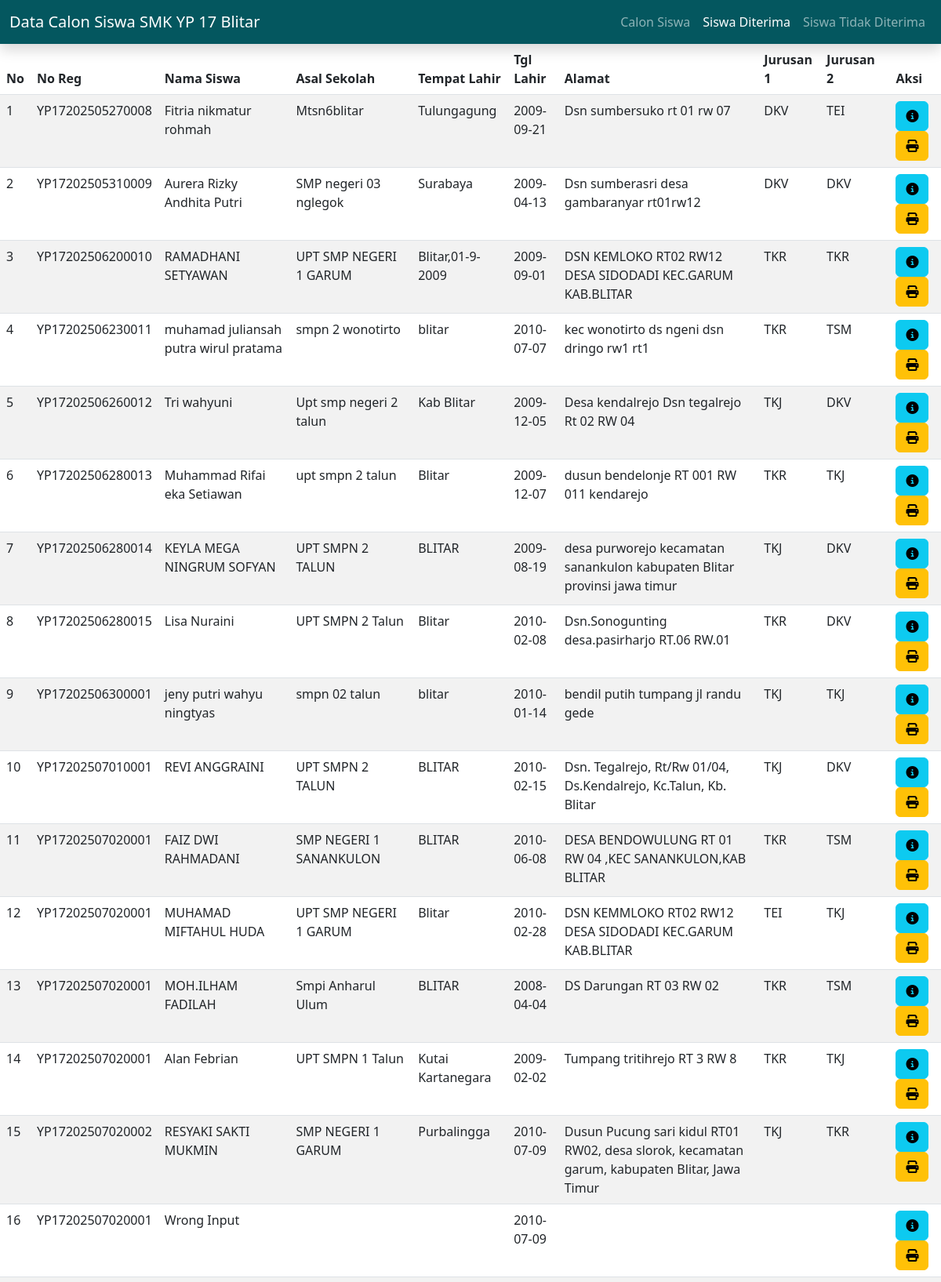
Screenshot of /ppdb/siswa_diterima.php (upper part) with the database file from the repository.
### tables this page shows
CREATE TABLE `tbl_siswa_verifikasi` (
  `id` int(11) NOT NULL,
  `nomor_registrasi` varchar(50) NOT NULL,
  `nama` varchar(250) NOT NULL,
  `asal` varchar(250) NOT NULL,
  `tempat_lahir` varchar(250) NOT NULL,
  `tgl_lahir` date NOT NULL,
  `alamat` varchar(500) NOT NULL,
  `no_hp` varchar(15) NOT NULL,
  `email` varchar(250) NOT NULL,
  `jurusan1` varchar(250) NOT NULL,
  `jurusan2` varchar(250) NOT NULL,
  `penerima_bantuan` varchar(250) NOT NULL,
  `nama_ayah` varchar(250) NOT NULL,
  `nama_ibu` varchar(250) NOT NULL,
  `tgl_daftar` datetime NOT NULL DEFAULT current_timestamp()
);

### ppdb/functions.php (called while the page is built, shortened)
<?php
$conn = mysqli_connect("localhost", "root", "", "dbsmkyp17");
function query($query)
{
    global $conn;
    $result = mysqli_query($conn, $query);
    $rows = [];
    while ($row = mysqli_fetch_assoc($result)) {
        $rows[] = $row;
    }
    return $rows;
}

### ppdb/siswa_diterima.php (the view, shortened to what this page needs)
<?php include "functions.php";
$siswa = query("SELECT * FROM tbl_siswa_verifikasi");
?>
<!DOCTYPE html>
<html lang="en">
<head>
    <link href="https://cdn.jsdelivr.net/npm/bootstrap@5.3.3/dist/css/bootstrap.min.css" rel="stylesheet">
    <link rel="stylesheet" href="../css/style.css">
    <link rel="stylesheet" href="https://cdnjs.cloudflare.com/ajax/libs/twitter-bootstrap/5.3.0/css/bootstrap.min.css">
    <link rel="stylesheet" href="https://cdn.datatables.net/2.1.8/css/dataTables.bootstrap5.css">
    <link rel="stylesheet" href="https://cdnjs.cloudflare.com/ajax/libs/font-awesome/6.4.0/css/all.min.css">
</head>
<body>
    <nav class="navbar navbar-expand-lg bg-navbar sticky-top shadow" data-bs-theme="dark">
        <div class="container-fluid">
            <a class="navbar-brand" href="#">Data Calon Siswa SMK YP 17 Blitar</a>
            <div class="collapse navbar-collapse" id="navbarNav">
                <ul class="navbar-nav ms-auto">
                    <li class="nav-item">
                        <a class="nav-link" aria-current="page" href="admin.php">Calon Siswa</a>
                    </li>
                    <li class="nav-item">
                        <a class="nav-link active" aria-current="page" href="siswa_diterima.php">Siswa Diterima</a>
                    </li>
                    <li class="nav-item">
                        <a class="nav-link" href="siswa_ditolak.php">Siswa Tidak Diterima</a>
                    </li>
                </ul>
            </div>
        </div>
    </nav>
    <table class="table table-striped" id="example">
        <thead>
            <tr>
                <th>No</th>
                <th>No Reg</th>
                <th>Nama Siswa</th>
                <th>Asal Sekolah</th>
                <th>Tempat Lahir</th>
                <th>Tgl Lahir</th>
                <th>Alamat</th>
                <th>Jurusan 1</th>
                <th>Jurusan 2</th>
                <th>Aksi</th>
            </tr>
        </thead>
        <tbody>
            <?php $no = 1; ?>
            <?php foreach ($siswa as $row): ?>
                <tr>
                    <td><?= $no; ?></td>
                    <td><?= $row["nomor_registrasi"]; ?></td>
                    <td><?= $row["nama"]; ?></td>
                    <td><?= $row["asal"]; ?></td>
                    <td><?= $row["tempat_lahir"]; ?></td>
                    <td><?= $row["tgl_lahir"]; ?></td>
                    <td><?= $row["alamat"]; ?></td>
                    <td><?= $row["jurusan1"]; ?></td>
                    <td><?= $row["jurusan2"]; ?></td>
                    <td>
                        <a href="detail_siswa.php?id=<?= $row['id']; ?>" class="btn btn-info" title="Detail">
                            <i class="fas fa-info-circle"></i>
                        </a>
                        <a href="cetak_single.php?id=<?= $row['id']; ?>" class="btn btn-warning" title="Cetak">
                            <i class="fas fa-print"></i>
                        </a>
                    </td>
                </tr>
                <?php $no++; ?>
            <?php endforeach; ?>
        </tbody>
    </table>
</body>
</html>

### css/style.css (style rules this page uses)
.bg-navbar { background-color: #04575f; }

### rows the page displays
tbl_siswa_verifikasi: nomor_registrasi "YP17202505270008", nama "Fitria nikmatur rohmah", asal "Mtsn6blitar", tempat_lahir "Tulungagung", tgl_lahir "2009-09-21", alamat "Dsn sumbersuko rt 01 rw 07", jurusan1 "DKV", jurusan2 "TEI"
tbl_siswa_verifikasi: nomor_registrasi "YP17202505310009", nama "Aurera Rizky Andhita Putri", asal "SMP negeri 03 nglegok", tempat_lahir "Surabaya", tgl_lahir "2009-04-13", alamat "Dsn sumberasri desa gambaranyar rt01rw12", jurusan1 "DKV", jurusan2 "DKV"
tbl_siswa_verifikasi: nomor_registrasi "YP17202506200010", nama "RAMADHANI SETYAWAN", asal "UPT SMP NEGERI 1 GARUM", tempat_lahir "Blitar,01-9-2009", tgl_lahir "2009-09-01", alamat "DSN KEMLOKO RT02 RW12 DESA SIDODADI KEC.GARUM KAB.BLITAR", jurusan1 "TKR", jurusan2 "TKR"
tbl_siswa_verifikasi: nomor_registrasi "YP17202506230011", nama "muhamad juliansah putra wirul pratama", asal "smpn 2 wonotirto", tempat_lahir "blitar", tgl_lahir "2010-07-07", alamat "kec wonotirto ds ngeni dsn dringo rw1 rt1", jurusan1 "TKR", jurusan2 "TSM"
tbl_siswa_verifikasi: nomor_registrasi "YP17202506260012", nama "Tri wahyuni", asal "Upt smp negeri 2 talun", tempat_lahir "Kab Blitar", tgl_lahir "2009-12-05", alamat "Desa kendalrejo Dsn tegalrejo Rt 02 RW 04", jurusan1 "TKJ", jurusan2 "DKV"
tbl_siswa_verifikasi: nomor_registrasi "YP17202506280013", nama "Muhammad Rifai eka Setiawan", asal "upt smpn 2 talun", tempat_lahir "Blitar", tgl_lahir "2009-12-07", alamat "dusun bendelonje RT 001 RW 011 kendarejo", jurusan1 "TKR", jurusan2 "TKJ"
tbl_siswa_verifikasi: nomor_registrasi "YP17202506280014", nama "KEYLA MEGA NINGRUM SOFYAN", asal "UPT SMPN 2 TALUN", tempat_lahir "BLITAR", tgl_lahir "2009-08-19", alamat "desa purworejo kecamatan sanankulon kabupaten Blitar provinsi jawa timur", jurusan1 "TKJ", jurusan2 "DKV"
tbl_siswa_verifikasi: nomor_registrasi "YP17202506280015", nama "Lisa Nuraini", asal "UPT SMPN 2 Talun", tempat_lahir "Blitar", tgl_lahir "2010-02-08", alamat "Dsn.Sonogunting desa.pasirharjo RT.06 RW.01", jurusan1 "TKR", jurusan2 "DKV"
tbl_siswa_verifikasi: nomor_registrasi "YP17202506300001", nama "jeny putri wahyu ningtyas", asal "smpn 02 talun", tempat_lahir "blitar", tgl_lahir "2010-01-14", alamat "bendil putih tumpang jl randu gede", jurusan1 "TKJ", jurusan2 "TKJ"
tbl_siswa_verifikasi: nomor_registrasi "YP17202507010001", nama "REVI ANGGRAINI", asal "UPT SMPN 2 TALUN", tempat_lahir "BLITAR", tgl_lahir "2010-02-15", alamat "Dsn. Tegalrejo, Rt/Rw 01/04, Ds.Kendalrejo, Kc.Talun, Kb. Blitar", jurusan1 "TKJ", jurusan2 "DKV"
tbl_siswa_verifikasi: nomor_registrasi "YP17202507020001", nama "FAIZ DWI RAHMADANI", asal "SMP NEGERI 1 SANANKULON", tempat_lahir "BLITAR", tgl_lahir "2010-06-08", alamat "DESA BENDOWULUNG RT 01 RW 04 ,KEC SANANKULON,KAB BLITAR", jurusan1 "TKR", jurusan2 "TSM"
tbl_siswa_verifikasi: nomor_registrasi "YP17202507020001", nama "MUHAMAD MIFTAHUL HUDA", asal "UPT SMP NEGERI 1 GARUM", tempat_lahir "Blitar", tgl_lahir "2010-02-28", alamat "DSN KEMMLOKO RT02 RW12 DESA SIDODADI KEC.GARUM KAB.BLITAR", jurusan1 "TEI", jurusan2 "TKJ"
tbl_siswa_verifikasi: nomor_registrasi "YP17202507020001", nama "MOH.ILHAM FADILAH", asal "Smpi Anharul Ulum", tempat_lahir "BLITAR", tgl_lahir "2008-04-04", alamat "DS Darungan RT 03 RW 02", jurusan1 "TKR", jurusan2 "TSM"
tbl_siswa_verifikasi: nomor_registrasi "YP17202507020001", nama "Alan Febrian", asal "UPT SMPN 1 Talun", tempat_lahir "Kutai Kartanegara", tgl_lahir "2009-02-02", alamat "Tumpang tritihrejo RT 3 RW 8", jurusan1 "TKR", jurusan2 "TKJ"
tbl_siswa_verifikasi: nomor_registrasi "YP17202507020002", nama "RESYAKI SAKTI MUKMIN", asal "SMP NEGERI 1 GARUM", tempat_lahir "Purbalingga", tgl_lahir "2010-07-09", alamat "Dusun Pucung sari kidul RT01 RW02, desa slorok, kecamatan garum, kabupaten Blitar, Jawa Timur", jurusan1 "TKJ", jurusan2 "TKR"
tbl_siswa_verifikasi: nomor_registrasi "YP17202507020001", nama "Wrong Input", tgl_lahir "2010-07-09"
